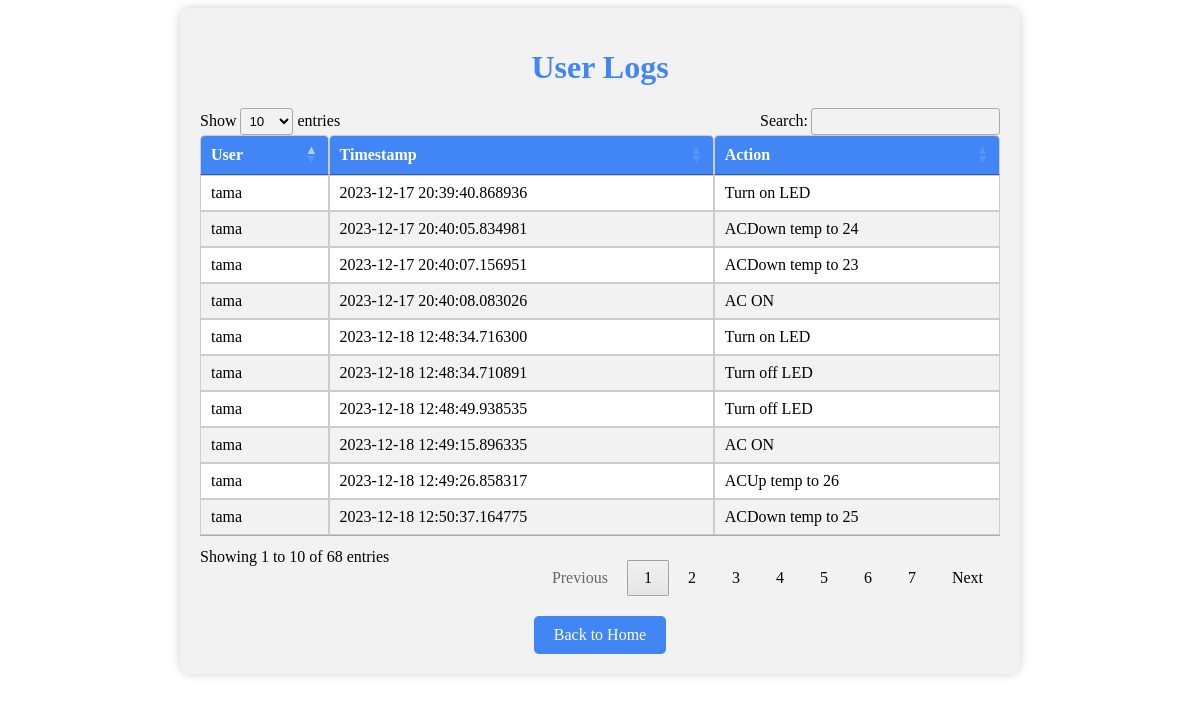
The app's page /logs (signed in) with its own data.
### models.py (models this page shows, shortened)
class Logs(db.Model):
    id = db.Column(db.Integer, primary_key=True)
    username = db.Column(db.String(20), nullable=False)
    timestamp = db.Column(db.DateTime, nullable=False, default=datetime.now)
    action = db.Column(db.String(255), nullable=False)

### ard.py (the view)
@app.route('/logs', methods=['GET', 'POST'])
def view_logs():
    if 'logged_in' in session and session['role'] == 'admin':
        logs = Logs.query.all()
        logs_with_details = []
        for log in logs:
            username = log.username
            timestamp = log.timestamp
            action = log.action
            logs_with_details.append({
                'username': username,
                'timestamp': timestamp,
                'action': action
            })
        return render_template('logs.html', logs=logs_with_details)
    else:
        return redirect(url_for('login'))

### templates/logs.html (shortened to what this page needs)
<!DOCTYPE html>
<html>
<head>
    <link rel="stylesheet" type="text/css" href="{{url_for('static', filename='table.css')}}">
    <link rel="stylesheet" type="text/css" href="https://cdn.datatables.net/1.11.5/css/jquery.dataTables.css">
</head>
<body>
    <div class="container">
        <h1>User Logs</h1>
        <table class="logs-table">
            <thead>
                <tr>
                    <th>User</th>
                    <th>Timestamp</th>
                    <th>Action</th>
                </tr>
            </thead>
            <tbody>
                {% for log in logs %}
                    <tr>
                        <td>{{ log.username }}</td>
                        <td>{{ log.timestamp }}</td>
                        <td>{{ log.action }}</td>
                    </tr>
                {% endfor %}
            </tbody>
        </table>
        <a href="/login">Back to Home</a>
    </div>
</body>
</html>

### static/table.css (style rules this page uses)
.container { max-width: 800px; margin: 0 auto; padding: 20px; text-align: center; background-color: #f2f2f2; border-radius: 10px; box-shadow: 0px 0px 10px rgba(0, 0, 0, 0.2); }
h1 { color: #4285f4; }
.logs-table { width: 100%; border-collapse: collapse; margin-top: 20px; }
.logs-table th { background-color: #4285f4; color: white; border-radius: 5px 5px 0 0; padding: 10px; }
.logs-table th, .logs-table td { padding: 10px; text-align: left; border: 1px solid #ccc; }
.logs-table tbody tr:nth-child(even) { background-color: #f2f2f2; }
.logs-table tbody tr:nth-child(odd) { background-color: #fff; }
a { display: inline-block; margin-top: 20px; padding: 10px 20px; text-decoration: none; background-color: #4285f4; color: white; border-radius: 5px; transition: background-color 0.3s, transform 0.2s; }

### records on screen
Logs: username "tama", timestamp "2023-12-17 20:39:40.868936", action "Turn on LED"
Logs: username "tama", timestamp "2023-12-17 20:40:05.834981", action "ACDown temp to 24"
Logs: username "tama", timestamp "2023-12-17 20:40:07.156951", action "ACDown temp to 23"
Logs: username "tama", timestamp "2023-12-17 20:40:08.083026", action "AC ON"
Logs: username "tama", timestamp "2023-12-18 12:48:34.716300", action "Turn on LED"
Logs: username "tama", timestamp "2023-12-18 12:48:34.710891", action "Turn off LED"
Logs: username "tama", timestamp "2023-12-18 12:48:49.938535", action "Turn off LED"
Logs: username "tama", timestamp "2023-12-18 12:49:15.896335", action "AC ON"
Logs: username "tama", timestamp "2023-12-18 12:49:26.858317", action "ACUp temp to 26"
Logs: username "tama", timestamp "2023-12-18 12:50:37.164775", action "ACDown temp to 25"
